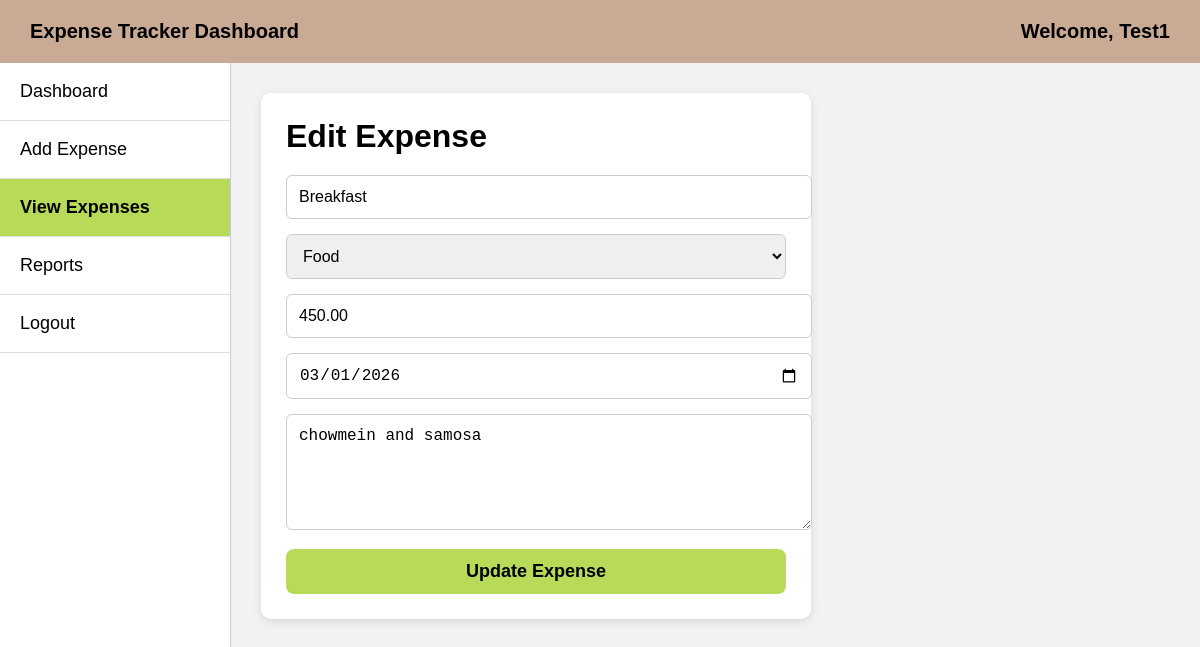
The page /editexpense.php?id=4 (signed in) on the database its author committed.
### tables this page shows
CREATE TABLE `expenses` (
  `id` int NOT NULL,
  `title` varchar(100) NOT NULL,
  `category` varchar(50) NOT NULL,
  `amount` decimal(10,2) NOT NULL,
  `expense_date` date NOT NULL,
  `description` text
);

### editexpense.php (the view, shortened to what this page needs)
<?php
include("db.php");
if(isset($_GET['id']))
{
    $id = $_GET['id'];
    $sql = "SELECT * FROM expenses WHERE id='$id'";
    $result = mysqli_query($conn, $sql);
    $row = mysqli_fetch_assoc($result);
}
else
{
    header("Location: viewexpense.php");
    exit();
}
?>
<!DOCTYPE html>
<html>
<head>
</head>
<body>
<div class="topbar">
<div>Expense Tracker Dashboard</div>
<div>Welcome, <?php echo $_SESSION['username']; ?></div>
</div>
<div class="main">
<div class="sidebar">
<div class="menu-item"><a href="dashboard.php">Dashboard</a></div>
<div class="menu-item"><a href="addexpense.php">Add Expense</a></div>
<div class="menu-item active"><a href="viewexpense.php">View Expenses</a></div>
<div class="menu-item"><a href="reports.php">Reports</a></div>
<div class="menu-item"><a href="logout.php">Logout</a></div>
</div>
<div class="content">
<div class="form-box">
<h1>Edit Expense</h1>
<form method="POST">
<input type="text" name="title" value="<?php echo $row['title']; ?>" required>
<select name="category" required>
<option value="Food" <?php if($row['category']=="Food") echo "selected"; ?>>Food</option>
</select>
<input type="number" name="amount" value="<?php echo $row['amount']; ?>" required>
<input type="date" name="expense_date" value="<?php echo $row['expense_date']; ?>" required>
<textarea name="description" rows="5"><?php echo $row['description']; ?></textarea>
<button type="submit" name="update">Update Expense</button>
</form>
</div>
</div>
</div>
</body>
</html>

### editexpense.php (style rules this page uses)
body { margin:0; font-family:Arial; background:#f2f2f2; }
.topbar { background:#c9ab95; padding:20px 30px; display:flex; justify-content:space-between; align-items:center; font-size:20px; font-weight:bold; }
.main { display:flex; min-height:100vh; }
.sidebar { width:230px; background:#ffffff; border-right:1px solid #ccc; }
.menu-item { padding:18px 20px; border-bottom:1px solid #ddd; font-size:18px; }
.menu-item a { text-decoration:none; color:black; display:block; }
.active { background:#b7db58; font-weight:bold; }
.content { flex:1; padding:30px; }
.form-box { width:500px; background:white; padding:25px; border-radius:10px; box-shadow:0 3px 10px rgba(0,0,0,0.1); }
.form-box h1 { margin-top:0; margin-bottom:20px; }
input, select, textarea { width:100%; padding:12px; margin-bottom:15px; border:1px solid #ccc; border-radius:6px; font-size:16px; }
button { width:100%; padding:12px; background:#b7db58; border:none; border-radius:8px; font-size:18px; font-weight:bold; cursor:pointer; }

### rows shown on the page
expenses: title "Breakfast", category "Food", amount "450.00", expense_date "03/01/2026", description "chowmein and samosa"

### other values the page prints
$_SESSION['username'] "Test1"
